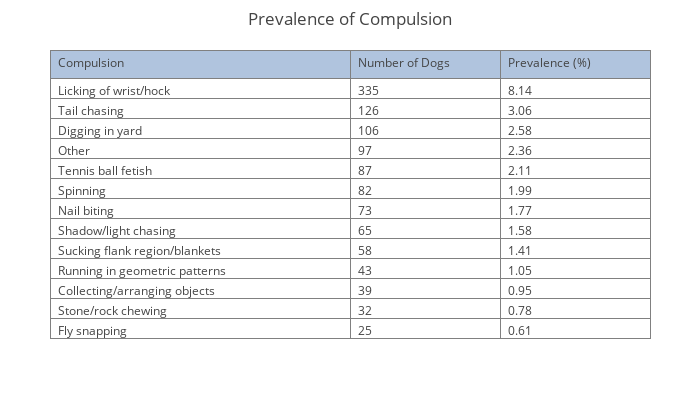

The notebook cell saved with this chart:
### Markdown cell above
### 4.3 Compulsion:

### Code cell
# Create the necessary dataframe.
fields = ', '.join(FR.fields[CATEGORY[2]])
labels = list(FR.labels[CATEGORY[2]].values())
df = createNumericDataFrame(DOG_TABLE, fields, labels, filtered=True)

# Get individual behavior problem counts and display as a table.
sums = df.sum()
sums = sums.sort_values(ascending=False)

# Calculate the prevalence of each behavior problem.
prevalences = sums.apply(PREVALENCE)

# Get individual behavior problem counts and display as a table.
data = [go.Table(columnwidth = [200, 100, 100],
                 header=dict(values=[CATEGORY[2], 'Number of Dogs', 'Prevalence (%)'],
                             fill = dict(color='#B0C4DE'),
                             align = ['left'] * 3),
                 cells=dict(values=[sums.index.values, sums.values, prevalences.values],
                            align = ['left'] * 3,
                            format = [None, 'd', '.2f']))]
layout = go.Layout(title='Prevalence of {}'.format(CATEGORY[2]),
                   width=700,
                   height=400,
                   margin=go.Margin(l=50, r=50, b=50, t=50, pad=4))
fig = dict(data=data, layout=layout)
if SAVE_OUTPUT:
    py.plot(fig, image='png', image_width=700, image_height=400,
            image_filename='4_3_compulsion')
py.iplot(fig)

### Figure 1 — Plotly figure (JSON) as saved in the notebook; plotly's stock layout.template omitted (floating-point values rounded to 4 significant figures)
{"data": [{"cells": {"align": ["left", "left", "left"], "format": [null, "d", ".2f"], "values": [["Licking of wrist/hock", "Tail chasing", "Digging in yard", "Other", "Tennis ball fetish", "Spinning", "Nail biting", "Shadow/light chasing", "Sucking flank region/blankets", "Running in geometric patterns", "Collecting/arranging objects", "Stone/rock chewing", "Fly snapping"], [335, 126, 106, 97, 87, 82, 73, 65, 58, 43, 39, 32, 25], [8.143, 3.063, 2.577, 2.358, 2.115, 1.993, 1.774, 1.58, 1.41, 1.045, 0.948, 0.7778, 0.6077]]}, "columnwidth": [200, 100, 100], "header": {"align": ["left", "left", "left"], "fill": {"color": "#B0C4DE"}, "values": ["Compulsion", "Number of Dogs", "Prevalence (%)"]}, "type": "table"}], "layout": {"height": 400, "margin": {"b": 50, "l": 50, "pad": 4, "r": 50, "t": 50}, "title": "Prevalence of Compulsion", "width": 700}}
